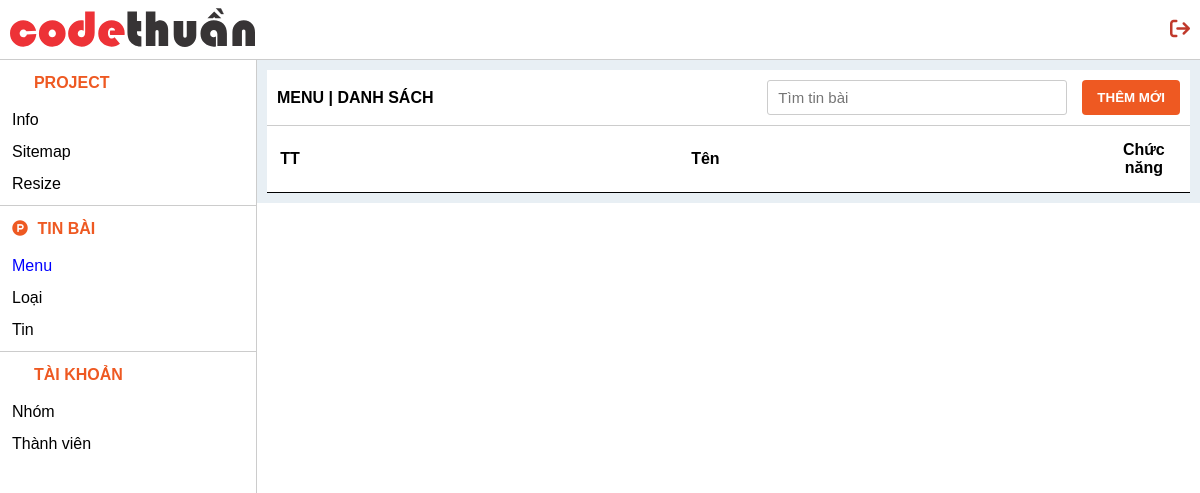
The page /admin/admin/menu (signed in) on the database as committed earlier.
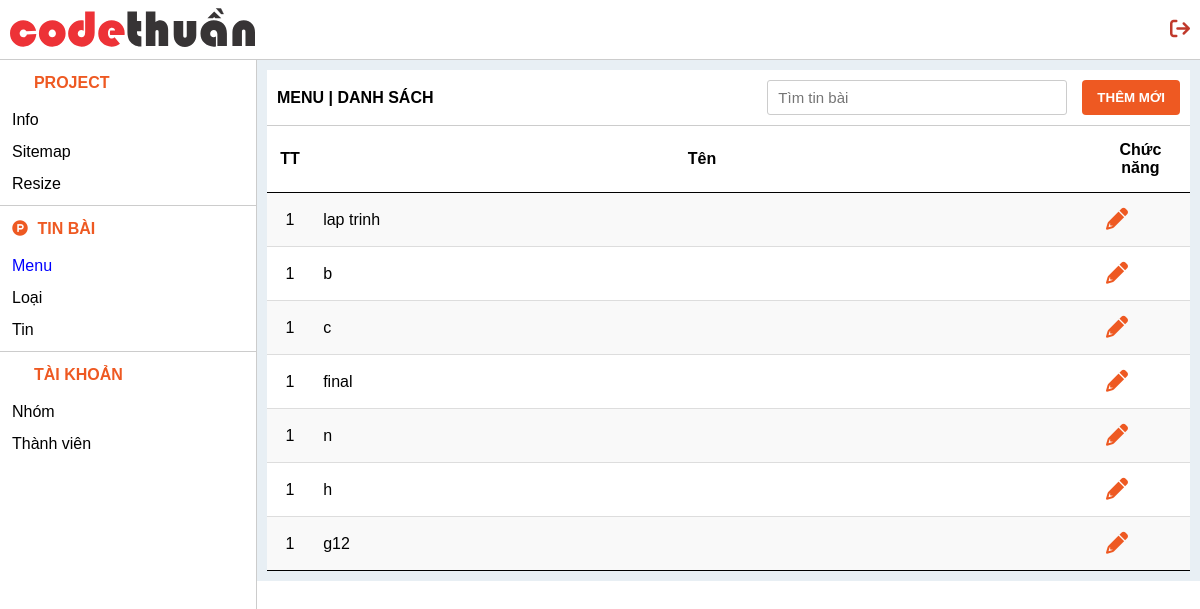
The same page on the database as committed later.
### tables this page shows
CREATE TABLE `menu` (
  `id` int(11) NOT NULL,
  `ten` text DEFAULT NULL,
  `slug` text DEFAULT NULL,
  `des` text DEFAULT NULL,
  `hinh` text DEFAULT NULL
);

### admin/controller/menu.php (called while the page is built, shortened)
<?php
class Menu {
	public function DanhSach($truyvan)
	{
		$data = $truyvan->DanhSach("menu");
		return $data;
	}
}
$menu = new Menu();
?>

### admin/model/Data.php (called while the page is built, shortened)
<?php
class Data{
	public function __construct()
	{
		try
		{
			$this->con = new PDO("mysql:host=localhost;dbname=tutorial;charset=utf8", "root", "");
			return $this->con;
		}
		catch (PDOException $e){}
	}
}
?>

### admin/route/route.php (called while the page is built, shortened)
<?php
	require_once "model/Query.php";
	$query = new Query();
?>

### admin/model/Query.php (called while the page is built, shortened)
<?php
	require_once "Data.php";
	class Query extends Data{
		public function DanhSach($table, $fields=[], $condition=[], $sorts=[], $limits=[], $forms=[])
		{
			$query_string = '';
			$arr_forms = [];
			if(!empty($fields))
			{
				$str_fields = implode(",", $fields);
				$query_string .= 'SELECT '.$str_fields.' FROM '.$table;
			}
			else
			{
				$query_string .= 'SELECT * FROM '.$table;
			}
			$sql=$this->con->prepare($query_string);
			$sql->execute($arr_forms);
			return $sql->fetchAll(PDO::FETCH_OBJ);
		}
	}
?>

### admin/view/menu/list.php (the view, shortened to what this page needs)
<?php
$data = $menu->DanhSach($query);
?>
<main>
	<section class="blog">
		<div class="bread">
			<div class="left">
				<span>Menu</span>
				<span class="ngan"> | </span>
				<span>danh sách</span>
			</div>
			<div class="right">
				<div class="search">
					<input type="text" name="timtin" placeholder="Tìm tin bài" />
				</div>
				<button><a href="menu/add">Thêm mới</a></button>
			</div>
		</div>
		<table>
			<thead>
				<tr>
					<th width="5%">TT</th>
					<th>Tên</th>
					<th colspan="2" width="10%">Chức năng</th>
				</tr>
			</thead>
	 		<tbody>
	 			<?php
	 			foreach ($data as $key => $value) {
	 			?>
				<tr>
		            <td class="giua">1</td>
		            <td><?=$value->ten?></a></td>
		            <td class="giua"><a href="menu/edit?id=<?=$value->id?>&page=1"><i class="fas fa-pencil"></i></a></td>
		            <td class="giua"><a onClick="return confirm('Bạn có chắc chắn muốn xóa ?')" href="menu/del?id=1&page=1"><i class="fal fa-trash-alt"></i></a></td>
		        </tr>
		    <?php } ?>
	 		</tbody>
	    </table>
	</section>
</main>

### admin/index.php (shortened to what this page needs)
<?php require_once "route/route.php"; ?>
<!DOCTYPE html>
<html lang="vi">
<head>
	<link rel="stylesheet" type="text/css" href="public/css/style.css?v1.0" />
	<link rel="stylesheet" href="lib/font-awesome-pro-6.0/css/all.css" />
	<link rel="stylesheet" href="lib/scrollbar/smooth-scrollbar.css" />
	<link rel="stylesheet" type="text/css" href="lib/datepicker/jquery-ui.min.css"/>
</head>
<body>
	<?php
		require_once "view/layout/header.php";
		echo '<aside>';
			require_once "view/layout/menu.php";
			require_once $path;
		echo '</aside>';
	?>
</body>
</html>

### admin/view/layout/header.php (shortened to what this page needs)
<header>
	<a href="./"><img src="public/image/logo.svg" /></a>
	<p>
		<a href="logout.php"><i class="fa-solid fa-arrow-right-from-bracket"></i></a>
	</p>
</header>

### admin/view/layout/menu.php
<nav data-scrollbar>
	<ul>
		<li class="child-one">
			<a class="toggle" href="#">
				<i class="fal fa-map-marker-exclamation"></i>
				<span><?=__NAME__?></span>
			</a>
			<ul>
				<li class="active"><a href="info">Info</a></li>
				<li><a href="sitemap">Sitemap</a></li>
				<li><a href="picture-resize">Resize</a></li>
			</ul>
		</li>
		<li class="child-one border">
			<a class="toggle" href="#">
				<i class="fa-brands fa-product-hunt"></i>
				<span>Tin bài</span>
			</a>
			<ul>
				<li><a href="menu">Menu</a></li>
				<li><a href="loai">Loại</a></li>
				<li><a href="tin">Tin</a></li>
			</ul>
		</li>
		<li class="child-one border">
			<a class="toggle" href="#">
				<i class="fa-light fa-users"></i>
				<span>Tài khoản</span>
			</a>
			<ul>
				<li><a href="nhom">Nhóm</a></li>
				<li><a href="thanh-vien">Thành viên</a></li>
			</ul>
		</li>
	</ul>
</nav>

### admin/public/css/style.css (style rules this page uses)
@media all and (min-width: 0) { * { margin:0;padding:0;box-sizing:border-box } }
@media all and (min-width: 0) { body { font-family:Arial } }
@media all and (min-width: 0) { header { height:60px;display:flex;border-bottom:1px solid #CCC;justify-content:space-between;align-items:center;padding:0 10px;background-color:#FFF;z-index:9 !important } }
@media all and (min-width: 0) { header img { height:39px;width:auto } }
@media all and (min-width: 0) { header p { display:flex;justify-content:center;align-items:center } }
@media all and (min-width: 0) { header i { color:#c0392b;font-size:20px;cursor:pointer } }
@media all and (min-width: 0) { aside { background-color:#e8eff4;display:flex;flex-wrap:wrap;justify-content:center } }
@media all and (min-width: 0) { nav { position:fixed !important;top:60;left:-257px;width:257px;height:calc(100vh - 60px);z-index:2;transition:all .3s;background-color:#FFF;border-right:1px solid #CCC;overflow:auto;overflow-x:hidden } }
@media all and (min-width: 0) { nav ul { list-style:none;padding:0;background:#FFF } }
@media all and (min-width: 0) { nav ul li.child-one { line-height:2;padding:7px 0 0 0 } }
@media all and (min-width: 0) { nav ul li.child-one>a { text-transform:uppercase;font-size:16px } }
@media all and (min-width: 0) { nav ul li.child-one>a i { margin-right:5px;font-size:16px } }
@media all and (min-width: 0) { nav ul li.child-one.border { border-top:1px solid #CCC } }
@media all and (min-width: 0) { nav ul li a { text-decoration:none;color:#000 } }
@media all and (min-width: 0) { nav ul li a.toggle { width:100%;display:block;padding:0 0.75em 5px 0.75em;color:#ee5922;font-weight:bold } }
@media all and (min-width: 0) { nav ul li a.actived { color:blue } }
@media all and (min-width: 0) { nav ul ul { padding:0 0 5px 0.75em } }
@media all and (min-width: 0) { main { padding:10px 0;width:calc(100% - 20px) } }
@media all and (min-width: 0) { main .bread { border-bottom:1px solid #CCC;padding:10px;display:flex;justify-content:space-between;align-items:center;background-color:#FFF } }
@media all and (min-width: 0) { main .bread .left span { text-transform:uppercase;font-weight:bold } }
@media all and (min-width: 0) { main .bread .right { display:flex } }
@media all and (min-width: 0) { main .bread .right .search { position:relative } }
@media all and (min-width: 0) { main .bread .right .search input { height:35px;border:1px solid #CCC;border-radius:3px;outline:none;padding:0 10px;font-family:Arial;font-size:15px } }
@media all and (min-width: 0) { main .bread .right button { background-color:#ee5922;border:none;padding:9px 15px;border-radius:4px;margin-left:15px } }
@media all and (min-width: 0) { main .bread .right button a { text-decoration:none;color:#FFF;font-weight:bold;text-transform:uppercase } }
@media all and (min-width: 0) { main table { width:100%;border-spacing:0px } }
@media all and (min-width: 0) { main table thead tr th { border-bottom:1px solid #000;padding:15px 10px;background-color:#FFF } }
@media all and (min-width: 0) { main table tbody tr:nth-child(2n+1) { background:#f9f9f9;border-bottom:1px solid #ddd } }
@media all and (min-width: 0) { main table tbody tr:nth-child(2n) { background-color:#FFF } }
@media all and (min-width: 0) { main table tbody tr:last-child td { border-bottom:1px solid #000 } }
@media all and (min-width: 0) { main table tbody tr td { border-bottom:1px solid #ddd;padding:15px 10px } }
@media all and (min-width: 0) { main table tbody tr td.giua { text-align:center } }
@media all and (min-width: 0) { main table tbody tr td i { font-size:22px;margin:0 5px;color:#ee5922 } }
@media all and (min-width: 996px) { aside { justify-content:flex-end } }
@media all and (min-width: 996px) { nav { left:0;position:fixed !important;height:calc(100vh - 60px) } }
@media all and (min-width: 996px) { nav ul { position:sticky;top:0;left:0 } }
@media all and (min-width: 996px) { main { width:calc(100% - 257px);padding:10px } }
@media all and (min-width: 996px) { main .bread .right .search input { width:300px } }

Rows that differ between the two databases and show on the page:
added menu: ten "lap trinh"
added menu: ten "b"
added menu: ten "c"
added menu: ten "final"
added menu: ten "n"
added menu: ten "h"
added menu: ten "g12"
